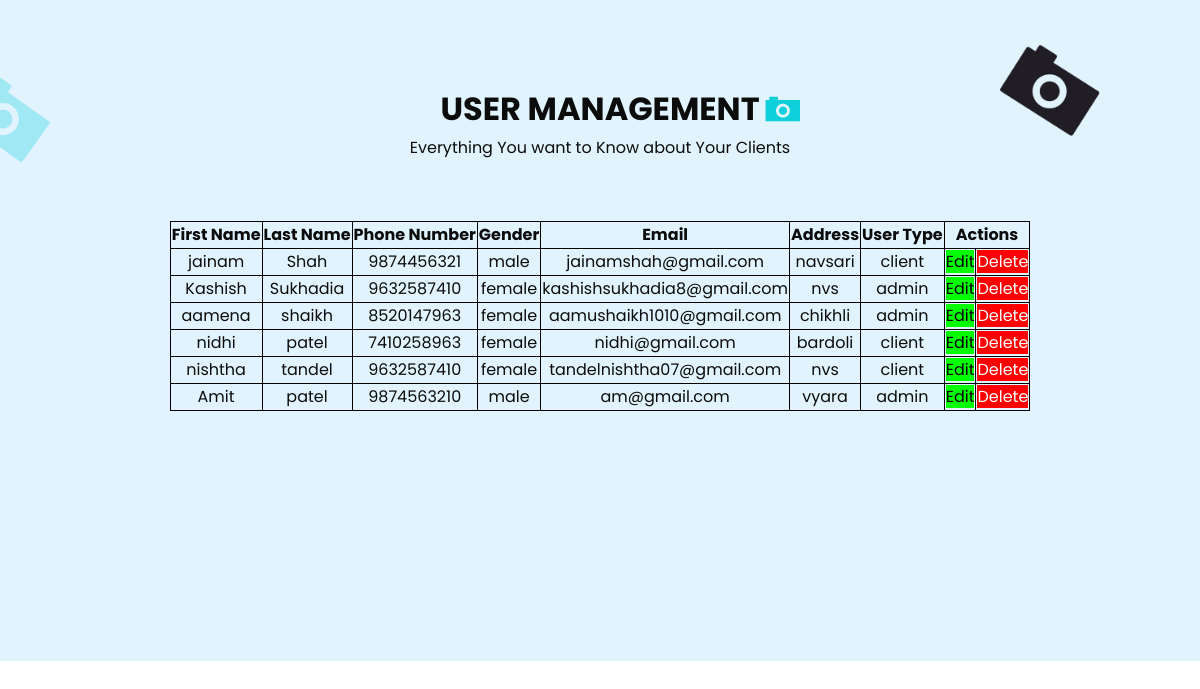
Screenshot of /pages/owner/ownerclients.php (signed in) with the database file from the repository.
### tables this page shows
CREATE TABLE `users` (
  `uid` int(11) NOT NULL,
  `fname` varchar(50) NOT NULL,
  `mname` varchar(50) NOT NULL,
  `lname` varchar(50) NOT NULL,
  `username` varchar(50) NOT NULL,
  `password` varchar(50) NOT NULL,
  `contact` bigint(20) NOT NULL,
  `gender` varchar(15) NOT NULL,
  `address` varchar(300) NOT NULL,
  `usertype` varchar(10) NOT NULL,
  `email` varchar(50) NOT NULL
);

### pages/owner/ownerclients.php (the view, shortened to what this page needs)
<?php
  if(!isset($_SESSION['login'])){
    echo "Your are not a Valid User!! Go to <a href=\"../visitor/login.php\"> Login </a>";
  }
  else {
?>
<!DOCTYPE html>
<html>
<head>
  <link rel="stylesheet" type="text/css" href="../../css/bootstrap.css"/>
  <link href="../../css/style.css" rel="stylesheet" />
  <link href="../../css/responsive.css" rel="stylesheet" />
</head>
<body class="sub_page">
  <div class="hero_area">
    <section class="contact_section layout_padding">
      <div class="bg-img1">
        <img src="../../images/bg-img-1.png" alt="">
      </div>
      <div class="bg-img2">
        <img src="../../images/bg-img-2.png" alt="">
      </div>
      <div class="container">
        <div class="heading_container">
          <h2>
            User Management
          </h2>
          <p>
            Everything You want to Know about Your Clients
          </p>
        </div>
        <div class="">
          <div class="row">
            <div class="col-md-11 mx-auto">
                <div class="contact_form-container">
                  <center>
                      <table>
                        <tr>
                          <th> First Name </th>
                          <th> Last Name </th>
                          <th> Phone Number </th>
                          <th> Gender </th>
                          <th> Email </th>
                          <th> Address </th>
                          <th> User Type </th>
                          <th colspan="2"> Actions </th>
                        </tr>
                    <?php
                      $sql="select * from users where uid!=1;;";
                      $results = mysqli_query($db,$sql);
                      while ($data = mysqli_fetch_array($results)) { ?>
                        <tr>
                          <td>
                            <?php echo $data['fname']; ?>
                          </td>
                          <td>
                            <?php echo $data['lname']; ?>
                          </td>
                          <td>
                            <?php echo $data['contact']; ?>
                          </td>
                          <td>
                            <?php echo $data['gender']; ?>
                          </td>
                          <td>
                            <?php echo $data['email']; ?>
                          </td>
                          <td>
                            <?php echo $data['address']; ?>
                            </td>
                            <td>
                              <?php echo $data['usertype']; ?>
                          </td>
                          <td>
                            <a style="background-color:lime;color:black"  href="ownerclients.php?edit=<?php echo $data['uid'];?>#edit"> Edit </a>
                          </td>
                          <td>
                            <a style="background-color:red;color:white" href="ownerclients.php?delete=<?php echo $data['uid'];?>"> Delete </a>
                          </td>
                        </tr>
                        <?php
                      }
                    ?> </center>
                </div>
              </div>
            </div>
          </div>
        </div>
      </section>
  <?php
  }
  ?>
</body>
</html>

### css/style.css (style rules this page uses)
body { font-family: 'Poppins', sans-serif; color: #0c0c0c; background-color: #ffffff; }
.layout_padding { padding: 90px 0; }
.heading_container { display: -webkit-box; display: -ms-flexbox; display: flex; -webkit-box-orient: vertical; -webkit-box-direction: normal; -ms-flex-direction: column; flex-direction: column; -webkit-box-align: center; -ms-flex-align: center; align-items: center; text-align: center; }
.heading_container h2 { position: relative; font-weight: bold; text-transform: uppercase; }
.heading_container h2::before { content: ""; position: absolute; width: 35px; height: 26px; top: 50%; right: -40px; -webkit-transform: translateY(-50%); transform: translateY(-50%); z-index: 1; background-image: url(../images/heading-img.png); background-repeat: no-repeat; }
.hero_area { height: 136vh; position: relative; background-image: url(../images/hero-bg.png); background-size: cover; }
.sub_page .hero_area { height: auto; background-image: none; background-color: #e1f3fd; }
.sub_page .hero_area::after { display: none; }
a, a:hover, a:focus { text-decoration: none; }
.contact_section { background-image: url(../images/contact-bg.png); background-repeat: no-repeat; background-position: left bottom; padding-bottom: 250px; position: relative; }
.contact_section .bg-img1 { width: 100px; position: absolute; top: 45px; right: 100px; }
.contact_section .bg-img1 img { width: 100%; }
.contact_section .bg-img2 { width: 50px; position: absolute; top: 75px; left: 0px; }
.contact_section .bg-img2 img { width: 100%; }
.contact_section .contact_form-container { margin-top: 45px; }
.row { display: flex; flex-wrap: wrap; padding: 0 4px; }

### css/responsive.css (style rules this page uses)
@media (min-width: 1200px) { .container { max-width: 1170px; } }

### pages/owner/ownerclients.php (style rules this page uses)
html { scroll-behavior: smooth; }
table, tr, td, th { border: 1px solid black; text-align: center; }

### rows the page displays
users: fname "jainam", lname "Shah", contact "9874456321", gender "male", email "jainamshah@gmail.com", address "navsari", usertype "client"
users: fname "Kashish", lname "Sukhadia", contact "9632587410", gender "female", email "kashishsukhadia8@gmail.com", address "nvs", usertype "admin"
users: fname "aamena", lname "shaikh", contact "8520147963", gender "female", email "aamushaikh1010@gmail.com", address "chikhli", usertype "admin"
users: fname "nidhi", lname "patel", contact "7410258963", gender "female", email "nidhi@gmail.com", address "bardoli", usertype "client"
users: fname "nishtha", lname "tandel", contact "9632587410", gender "female", email "tandelnishtha07@gmail.com", address "nvs", usertype "client"
users: fname "Amit", lname "patel", contact "9874563210", gender "male", email "am@gmail.com", address "vyara", usertype "admin"
